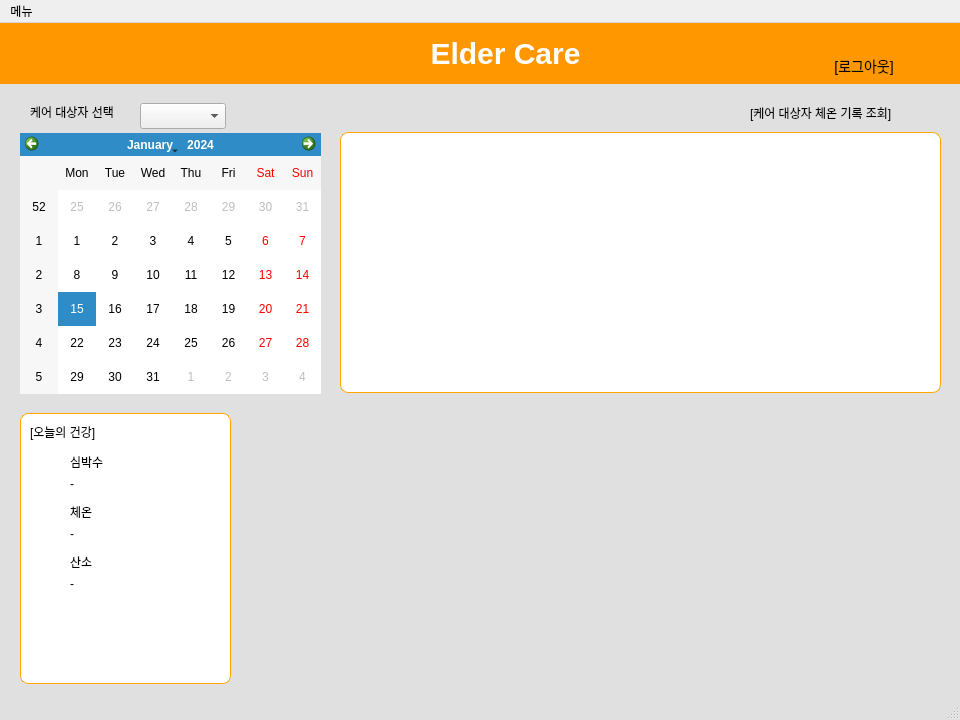
<?xml version="1.0" encoding="UTF-8"?>
<ui version="4.0">
 <class>MainWindow</class>
 <widget class="QMainWindow" name="MainWindow">
  <property name="geometry">
   <rect>
    <x>0</x>
    <y>0</y>
    <width>960</width>
    <height>720</height>
   </rect>
  </property>
  <property name="windowTitle">
   <string>MainWindow</string>
  </property>
  <property name="styleSheet">
   <string notr="true">#MainWindow {
    background-color: #e0e0e0;
}
</string>
  </property>
  <widget class="QWidget" name="centralwidget">
   <property name="styleSheet">
    <string notr="true">#centralwidget {
    background-color: #e0e0e0;
}

</string>
   </property>
   <widget class="QFrame" name="frame_orange">
    <property name="geometry">
     <rect>
      <x>-10</x>
      <y>0</y>
      <width>981</width>
      <height>61</height>
     </rect>
    </property>
    <property name="styleSheet">
     <string notr="true">#frame_orange {
    background-color: #FF9800;
    border-radius: 8px;
}
</string>
    </property>
    <property name="frameShape">
     <enum>QFrame::StyledPanel</enum>
    </property>
    <property name="frameShadow">
     <enum>QFrame::Raised</enum>
    </property>
    <widget class="QFrame" name="frameicon">
     <property name="enabled">
      <bool>true</bool>
     </property>
     <property name="geometry">
      <rect>
       <x>390</x>
       <y>10</y>
       <width>40</width>
       <height>40</height>
      </rect>
     </property>
     <property name="styleSheet">
      <string notr="true">#frameicon {
    background-image: url('/home/kbj/dev_ws/project/image/eldericon.png');
    background-repeat: no-repeat;
    background-position: center;
    background-size: contain;
	border: none; 
}
</string>
     </property>
     <property name="frameShape">
      <enum>QFrame::StyledPanel</enum>
     </property>
     <property name="frameShadow">
      <enum>QFrame::Raised</enum>
     </property>
    </widget>
    <widget class="QPushButton" name="pushButton_logout">
     <property name="geometry">
      <rect>
       <x>830</x>
       <y>30</y>
       <width>88</width>
       <height>26</height>
      </rect>
     </property>
     <property name="styleSheet">
      <string notr="true">QPushButton {
    background-color: transparent;  /* 배경 없음 */
    border: none;                   /* 테두리 없음 */
    color: black;                   /* 글자색: 검정 */
    font-size: 14px;
}
QPushButton:hover {
    color: #333333;  /* 마우스 오버 시 약간 더 진한 회색 */
}</string>
     </property>
     <property name="text">
      <string>[로그아웃]</string>
     </property>
    </widget>
    <widget class="QPushButton" name="pushButton_main">
     <property name="geometry">
      <rect>
       <x>430</x>
       <y>10</y>
       <width>171</width>
       <height>41</height>
      </rect>
     </property>
     <property name="styleSheet">
      <string notr="true">#pushButton_main {
    font-size: 30px;
    font-weight: bold;
    color: white;
    background-color: transparent;
    border: none;
}
</string>
     </property>
     <property name="text">
      <string>Elder Care</string>
     </property>
    </widget>
    <widget class="QLabel" name="label_userGreeting">
     <property name="geometry">
      <rect>
       <x>720</x>
       <y>10</y>
       <width>191</width>
       <height>20</height>
      </rect>
     </property>
     <property name="text">
      <string/>
     </property>
     <property name="alignment">
      <set>Qt::AlignRight|Qt::AlignTrailing|Qt::AlignVCenter</set>
     </property>
    </widget>
    <widget class="QPushButton" name="pushButton_alertLog">
     <property name="geometry">
      <rect>
       <x>920</x>
       <y>10</y>
       <width>41</width>
       <height>41</height>
      </rect>
     </property>
     <property name="styleSheet">
      <string notr="true">#pushButton_alertLog {
    background-image: url(/home/kbj/dev_ws/project/image/alertLog.png);
    background-repeat: no-repeat;
    background-position: center;
    background-color: transparent;
    border: none;
}
</string>
     </property>
     <property name="text">
      <string/>
     </property>
    </widget>
   </widget>
   <widget class="QFrame" name="vitalStatsFrame">
    <property name="geometry">
     <rect>
      <x>20</x>
      <y>390</y>
      <width>211</width>
      <height>271</height>
     </rect>
    </property>
    <property name="styleSheet">
     <string notr="true">#vitalStatsFrame
 {
    background-color: white;
    border: 1px solid orange;
    border-radius: 8px;
}
</string>
    </property>
    <property name="frameShape">
     <enum>QFrame::StyledPanel</enum>
    </property>
    <property name="frameShadow">
     <enum>QFrame::Raised</enum>
    </property>
    <widget class="QLabel" name="label_updown_heartbeat">
     <property name="geometry">
      <rect>
       <x>20</x>
       <y>50</y>
       <width>31</width>
       <height>31</height>
      </rect>
     </property>
     <property name="text">
      <string/>
     </property>
    </widget>
    <widget class="QLabel" name="label_2">
     <property name="geometry">
      <rect>
       <x>10</x>
       <y>10</y>
       <width>81</width>
       <height>18</height>
      </rect>
     </property>
     <property name="text">
      <string>[오늘의 건강]</string>
     </property>
    </widget>
    <widget class="QLabel" name="label_heartbeat">
     <property name="geometry">
      <rect>
       <x>50</x>
       <y>60</y>
       <width>151</width>
       <height>21</height>
      </rect>
     </property>
     <property name="text">
      <string>-</string>
     </property>
    </widget>
    <widget class="QLabel" name="label">
     <property name="geometry">
      <rect>
       <x>50</x>
       <y>40</y>
       <width>66</width>
       <height>18</height>
      </rect>
     </property>
     <property name="text">
      <string>심박수</string>
     </property>
    </widget>
    <widget class="QLabel" name="label_3">
     <property name="geometry">
      <rect>
       <x>50</x>
       <y>90</y>
       <width>66</width>
       <height>18</height>
      </rect>
     </property>
     <property name="text">
      <string>체온</string>
     </property>
    </widget>
    <widget class="QLabel" name="label_temperature">
     <property name="geometry">
      <rect>
       <x>50</x>
       <y>110</y>
       <width>151</width>
       <height>21</height>
      </rect>
     </property>
     <property name="text">
      <string>-</string>
     </property>
    </widget>
    <widget class="QLabel" name="label_updown_temperature">
     <property name="geometry">
      <rect>
       <x>20</x>
       <y>100</y>
       <width>31</width>
       <height>31</height>
      </rect>
     </property>
     <property name="text">
      <string/>
     </property>
    </widget>
    <widget class="QLabel" name="label_4">
     <property name="geometry">
      <rect>
       <x>50</x>
       <y>140</y>
       <width>66</width>
       <height>18</height>
      </rect>
     </property>
     <property name="text">
      <string>산소</string>
     </property>
    </widget>
    <widget class="QLabel" name="label_oxygen">
     <property name="geometry">
      <rect>
       <x>50</x>
       <y>160</y>
       <width>151</width>
       <height>21</height>
      </rect>
     </property>
     <property name="text">
      <string>-</string>
     </property>
    </widget>
    <widget class="QLabel" name="label_updown_oxygen">
     <property name="geometry">
      <rect>
       <x>20</x>
       <y>140</y>
       <width>31</width>
       <height>31</height>
      </rect>
     </property>
     <property name="text">
      <string/>
     </property>
    </widget>
   </widget>
   <widget class="QComboBox" name="comboBox_user">
    <property name="geometry">
     <rect>
      <x>140</x>
      <y>80</y>
      <width>86</width>
      <height>26</height>
     </rect>
    </property>
   </widget>
   <widget class="QLabel" name="label_6">
    <property name="geometry">
     <rect>
      <x>30</x>
      <y>80</y>
      <width>111</width>
      <height>18</height>
     </rect>
    </property>
    <property name="text">
     <string>케어 대상자 선택</string>
    </property>
   </widget>
   <widget class="QCalendarWidget" name="calendarWidget">
    <property name="geometry">
     <rect>
      <x>20</x>
      <y>110</y>
      <width>301</width>
      <height>261</height>
     </rect>
    </property>
   </widget>
   <widget class="QLabel" name="label_8">
    <property name="geometry">
     <rect>
      <x>750</x>
      <y>80</y>
      <width>191</width>
      <height>20</height>
     </rect>
    </property>
    <property name="text">
     <string>[케어 대상자 체온 기록 조회]</string>
    </property>
   </widget>
   <widget class="QWidget" name="temperature_widget" native="true">
    <property name="geometry">
     <rect>
      <x>250</x>
      <y>390</y>
      <width>691</width>
      <height>271</height>
     </rect>
    </property>
   </widget>
   <widget class="QFrame" name="frame_temperature">
    <property name="geometry">
     <rect>
      <x>340</x>
      <y>109</y>
      <width>601</width>
      <height>261</height>
     </rect>
    </property>
    <property name="styleSheet">
     <string notr="true">#frame_temperature
 {
    background-color: white;
    border: 1px solid orange;
    border-radius: 8px;
}</string>
    </property>
    <property name="frameShape">
     <enum>QFrame::StyledPanel</enum>
    </property>
    <property name="frameShadow">
     <enum>QFrame::Raised</enum>
    </property>
    <widget class="QLabel" name="label_temperatureimage">
     <property name="geometry">
      <rect>
       <x>15</x>
       <y>20</y>
       <width>131</width>
       <height>221</height>
      </rect>
     </property>
     <property name="styleSheet">
      <string notr="true">#label_temperatureimage {
    background-image: url(/home/kbj/dev_ws/project/image/high-temperature-icon.png);
    background-repeat: no-repeat;
    background-position: center;
    background-color: transparent;
    border: none;
}
</string>
     </property>
     <property name="text">
      <string/>
     </property>
    </widget>
    <widget class="QWidget" name="daily_temperature_widget" native="true">
     <property name="geometry">
      <rect>
       <x>170</x>
       <y>20</y>
       <width>411</width>
       <height>221</height>
      </rect>
     </property>
    </widget>
   </widget>
  </widget>
  <widget class="QMenuBar" name="menubar">
   <property name="geometry">
    <rect>
     <x>0</x>
     <y>0</y>
     <width>960</width>
     <height>27</height>
    </rect>
   </property>
   <property name="nativeMenuBar">
    <bool>true</bool>
   </property>
   <widget class="QMenu" name="menu">
    <property name="title">
     <string>메뉴</string>
    </property>
    <addaction name="separator"/>
    <addaction name="separator"/>
    <addaction name="action_2"/>
    <addaction name="separator"/>
    <addaction name="action_heartbeat"/>
    <addaction name="action_5"/>
    <addaction name="action_oxygen"/>
    <addaction name="separator"/>
    <addaction name="action_8"/>
    <addaction name="separator"/>
    <addaction name="action_medicine"/>
    <addaction name="action_requestElderLink"/>
    <addaction name="action_requestgaurdianLink"/>
   </widget>
   <addaction name="menu"/>
  </widget>
  <widget class="QStatusBar" name="statusbar"/>
  <action name="action_2">
   <property name="text">
    <string>[케어 대상자 건강이력]</string>
   </property>
  </action>
  <action name="action_heartbeat">
   <property name="text">
    <string>심박수 기록 조회</string>
   </property>
  </action>
  <action name="action_5">
   <property name="text">
    <string>체온 기록 조회</string>
   </property>
  </action>
  <action name="action_oxygen">
   <property name="text">
    <string>산소 포화도 기록 조회</string>
   </property>
  </action>
  <action name="action_7">
   <property name="text">
    <string>이상 알림 이력 조회</string>
   </property>
  </action>
  <action name="action_8">
   <property name="text">
    <string>[서비스]</string>
   </property>
  </action>
  <action name="action_medicine">
   <property name="text">
    <string>약 알람 시간 설정</string>
   </property>
  </action>
  <action name="action_requestgaurdianLink">
   <property name="text">
    <string>보호자 연동 신청 확인</string>
   </property>
  </action>
  <action name="action_requestElderLink">
   <property name="text">
    <string>케어 대상자 연동 요청</string>
   </property>
  </action>
 </widget>
 <resources/>
 <connections/>
</ui>
